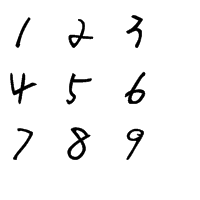
#> input picture example/data/reco.png, 200 x 200 px
$ python -i edgeDetect.py   (imports and definitions only)   (older library calls are emulated)
#> lines starting #> are read from the running program, lines starting #| are printed output that depends on the picture
#> further down, picture is the input picture: shape (200, 200, 3); min 0, max 255, mean 244.7
# -*- coding: utf-8 -*-
'''
Create on 2016-01-25 15:07:35

@author: huangzhenghua
'''

import cv2


def CLAHE(img, clipLimit=4.0, tileGridSize=(8,8)):
    clahe = cv2.createCLAHE(clipLimit=clipLimit, tileGridSize=tileGridSize)
    return clahe.apply(img)


def Sobel(img):
    x = cv2.Sobel(img, cv2.CV_16S, 1, 0)
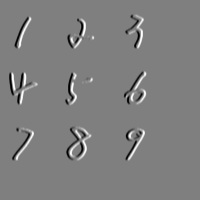
#> x: shape (200, 200, 3) int16; min -1020, max 1020, mean 0; drawn with min black and max white
    y = cv2.Sobel(img, cv2.CV_16S, 0, 1)
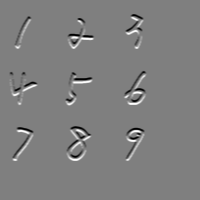
#> y: shape (200, 200, 3) int16; min -1020, max 1020, mean 0; drawn with min black and max white

    absX = cv2.convertScaleAbs(x)
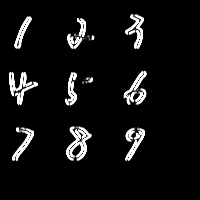
#> absX: shape (200, 200, 3); min 0, max 255, mean 16.1
    absY = cv2.convertScaleAbs(y)
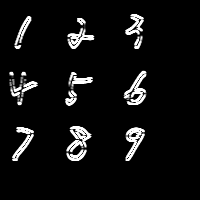
#> absY: shape (200, 200, 3); min 0, max 255, mean 15.7

    return cv2.addWeighted(absX, 0.5, absY, 0.5, 0)
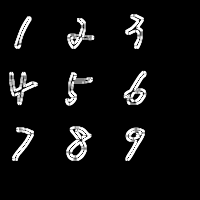
#> returned value: shape (200, 200, 3); min 0, max 255, mean 15.9

>>> import cv2
>>> picture = cv2.imread('../../../example/data/reco.png')
>>> result = Sobel(picture)
